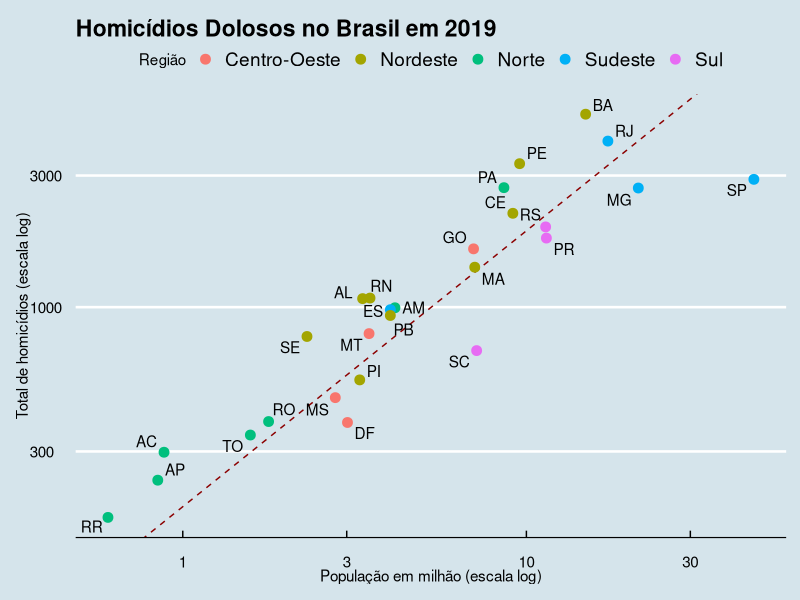

Write R code to recreate this figure.
library(dplyr)

#importar crimes e filtrar para homicídios
library(readxl)
indicadoressegurancapublicauffev20 <- read_excel("indicadoressegurancapublicauffev20.xlsx") #retirado do Ministério da Justiça
View(indicadoressegurancapublicauffev20)
dados<- indicadoressegurancapublicauffev20
colnames(dados) <- c("UF","Crime","Ano","Mês","Vítimas")
dadoshom<- filter(dados, Ano == "2019" & Crime == "Homicídio doloso")

#importar pop e regiões e abb 
library(readxl)
POP <- read_excel("POP.xlsx") #retirado do IBGE
View(POP)
colnames(POP) <- c("Sigla", "UF", "Pop", "Região")


#mesclar database
dados19 <- merge(dadoshom, POP, by = "UF")
dados19[2:4] <- NULL

#agrupar todas entradas diferentes de Estado em um só
df_br<- dados19 %>% group_by(UF, Sigla, Pop, Região) %>% summarise(Homicídios = sum(Vítimas))

#taxa de homicídio por 100k
df_br<- mutate(df_br, taxa = Homicídios/Pop*100000)

#média da taxa do país
r<- summarize(df_br, rate = sum(df_br$Homicídios) / sum(df_br$Pop) * 10^6) %>% .$rate


#incluindo taxa média americana
library(dslabs)
rUS <- murders %>%
  summarize(rate = sum(total) / sum(population) * 10^6) %>%
  pull(rate)

#criando o gráfico
library(ggthemes)
library(ggrepel)
library(ggplot2)


df_br %>% 
  ggplot(aes(Pop/10^6, Homicídios, label = Sigla)) + #defines the variables
  geom_abline(intercept = log10(r), lty = 2, color = "darkred") + #creates the rate line
  #geom_abline(intercept = log10(rUS), lty = 2, color = "darkblue") + #creates the rate line for USA
  geom_point(aes(col = Região), size = 3) + #defines the colors according to Region (col and color are the same)
  geom_text_repel()+ #stops letters overlapping
  scale_x_log10()+ #turns x into log10
  scale_y_log10()+ #turns y into log10
  xlab("População em milhão (escala log)")+ #changes the label of x
  ylab("Total de homicídios (escala log)")+ #changes the label of y
  ggtitle("Homicídios Dolosos no Brasil em 2019")+ #gives a title to the graph
  theme_economist() #uses the theme of The Economist
